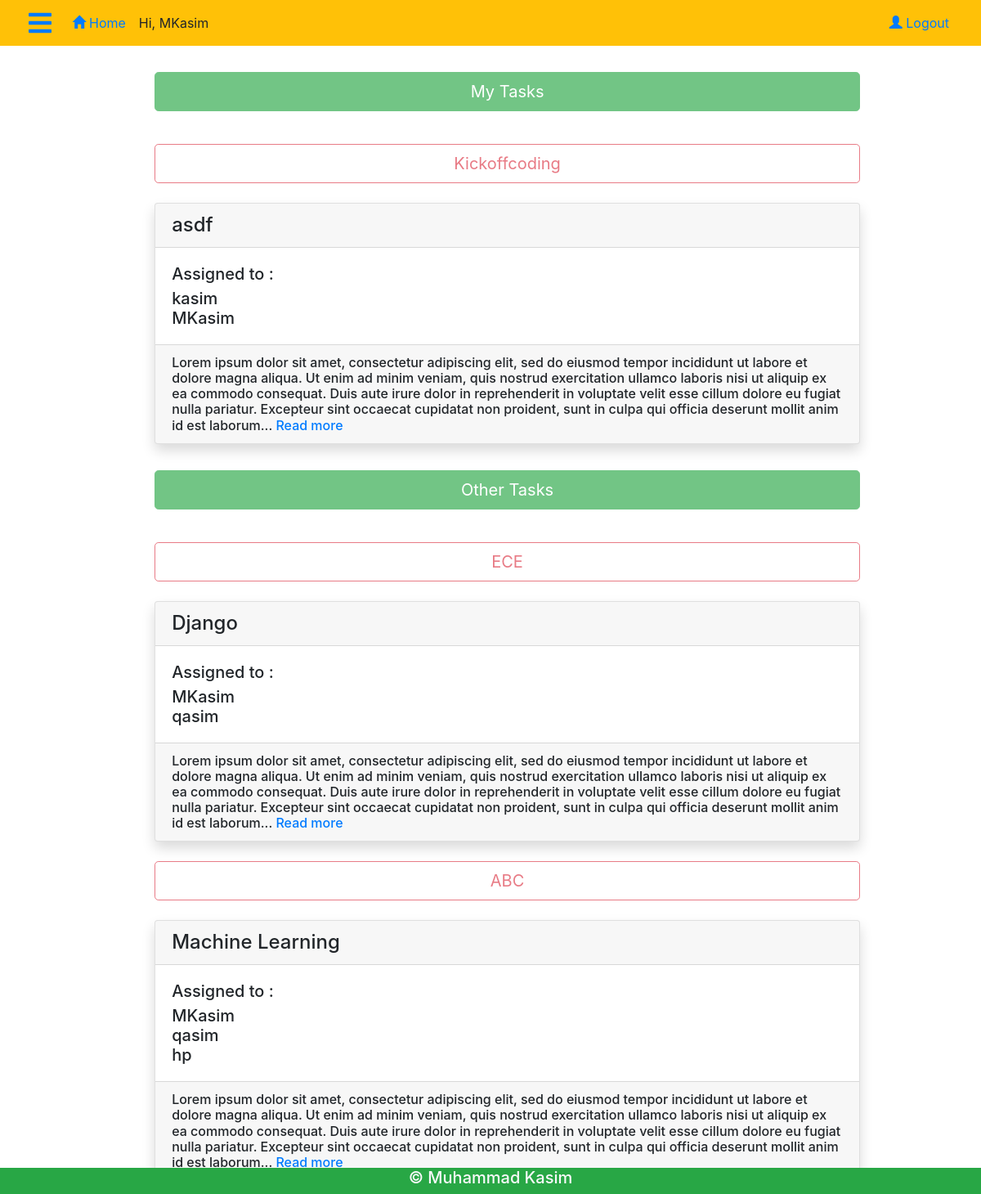
Screenshot of / (signed in) with the database file from the repository.
### tm/models.py (models this page shows, shortened)
class Team(models.Model):
    team_name = models.CharField(max_length=100,unique=True)
    creator = models.ForeignKey(User,on_delete=models.CASCADE)
    members = models.ManyToManyField(User,related_name='members')
    team_url = models.CharField(max_length=400)

class Task(models.Model):
    title_id = models.AutoField(primary_key=True)
    title = models.CharField(max_length=500,unique=True)
    description = models.TextField()
    creator = models.ForeignKey(User,on_delete=models.CASCADE)
    assigned_to = models.ManyToManyField(User,related_name='assignees')
    status = models.CharField(max_length=100)
    team = models.ForeignKey('Team',null=True,on_delete=models.SET_NULL)
    date = models.DateTimeField(auto_now=True)
    task_url = models.CharField(max_length=400)

### tm/views.py (the view)
# urls.py: 2. Add a URL to urlpatterns:  path('', views.home, name='home')
def home(request):
    if not request.user.is_authenticated:
        return redirect('/login/?next=%s' % request.path)
    tasks = Task.objects.filter(creator=request.user).order_by('-date')
    my_tasks = {}
    for task in tasks:
        team = task.team
        team_name = None
        if team is not None:
            team_name = Team.objects.get(id=team.id).team_name
        task_title = task.title
        assigned_to = []
        for user in task.assigned_to.all():
            assigned_to.append(user.username)
        description = task.description
        task_url = task.task_url
        dictionary = {'title':task_title,'assignees':assigned_to, 'description':description, 'url':task_url}
        if team_name == None:
            team_name = "Under No Team"
        if not team_name in my_tasks:
            my_tasks[team_name] = []
        my_tasks[team_name].append(dictionary)
    other_tasks = {}
    team = Team.objects.filter(creator=request.user)
    teams = []
    for x in team:
        teams.append(x.id)
    team = Team.objects.filter(members=request.user)
    for x in team:
        teams.append(x.id)
    for x in teams:
        othertasks = Task.objects.filter(team=x).order_by('-date')
        if othertasks:
            for othertask in othertasks:
                if othertask.creator != request.user:
                    team_name = Team.objects.get(id=x).team_name
                    task_title = othertask.title
                    assigned_to = []
                    for user in othertask.assigned_to.all():
                        assigned_to.append(user.username)
                    description = othertask.description
                    task_url = othertask.task_url
                    dictionary = {'title': task_title, 'assignees': assigned_to, 'description':description, 'url': task_url}
                    if not team_name in other_tasks:
                        other_tasks[team_name] = []
                    other_tasks[team_name].append(dictionary)
    all_task = {'my_tasks':my_tasks,'other_tasks' : other_tasks}
    return render(request, "home.html", {'all_task' : all_task})

### templates/home.html (shortened to what this page needs)
{% extends "base.html" %}
{% block content %}
    <div class="col-md-10 col px-5 pl-md-2 pt-2 main mx-auto h4">
    <div class="row">
    {% for key, value in all_task.items %}
    <div class="col-md-11 offset-md-1"><div class="btn btn-success btn-lg btn-block disabled my-4">
        {% if key == 'my_tasks' %}
            My Tasks
        {% else %}
            Other Tasks
        {% endif %}
    </div></div>
    {% if value %}
        {% for team, tasks in value.items %}
            <div class="col-md-11 offset-md-1"><div class="btn btn-outline-danger btn-lg btn-block disabled my-3">{{ team }}</div></div>
        <div class="col-md-11 offset-md-1">
            {% for task in tasks %}
        	    <div class="card shadow card-block my-2">
            	    <div class="card-header">{{ task.title }}</div>
                	<div class="card-body">
                		<h5 class="card-title">Assigned to : </h5>
                    	<h5 class="card-subtitle">
                        	{% for assigned_to in task.assignees %}
                            	{{ assigned_to }}<br>
                        	{% endfor %}
                    	</h5>
                	</div>
                <div class="card-footer">
                    <p class="card-text h6">
                    	{{ task.description }}...
                        <a href="{{ task.url }}" class="card-link h6">Read more</a>
                	</p>
                </div>
            	</div>
           	{% endfor %}
        </div>
        {% endfor %}
        {% endif %}
        {% endfor %}
    </div>
    </div>
{% endblock content %}

### templates/base.html (shortened to what this page needs)
<!doctype html>
<html lang="en">
    <head>
        <link rel="stylesheet" href="/static/css/bootstrap.min.css">
        <link rel="stylesheet" href="/static/css/glyphicon.css">
        <link rel="stylesheet" href="/static/css/fonts.css">
        <link rel="stylesheet" href="/static/sidebar.css">
    </head>
    <body>
    <nav class="navbar navbar-danger bg-warning navbar-expand-sm sticky-top">
        <div class="container-fluid">
            <ul class="navbar-nav">
                <li class="navbar-item"><a href="#" data-target="#sidebar" data-toggle="collapse" aria-expanded="false"><i class="fas fa-bars fa-2x py-1 p-1"></i></a>&nbsp&nbsp&nbsp</li>
                <li class="navbar-item"><a href="{% url 'home' %}" class="nav-link"><span class="glyphicon glyphicon-home"></span> Home</a></li>
                <li class="navbar-item"><div class="nav-link"> Hi, {{ request.user }}</div></li>
            </ul>
            <ul class="navbar-nav">
                <li class="navbar-item"><a href="{% url 'logout' %}" class="nav-link"><span class="glyphicon glyphicon-user"></span> Logout</a></li>
            </ul>
        </div>
    </nav>
    <div class="container-fluid">
    <div class="row d-flex d-md-block flex-nowrap wrapper">
        {% block content %}
        {% endblock content %}
    </div>
</div>
<div class="page-footer bg-success text-center text-light shadow">
    <div class="footer fixed-bottom bg-success">
        <h5 >© Muhammad Kasim</h5>
    </div>
</div>
    </body>
</html>

### rows the page displays
Team: value "Kickoffcoding"
Task: title "asdf", description "Lorem ipsum dolor sit amet, consectetur adipiscing elit, sed do eiusmod tempor incididunt ut labore et dolore magna aliqua. Ut enim ad minim veniam, quis nostrud exercitation ullamco laboris nisi ut aliquip ex ea commodo consequat. Duis aute irure dolor in reprehenderit in voluptate velit esse cillum dolore eu fugiat nulla pariatur. Excepteur sint occaecat cupidatat non proident, sunt in culpa qui officia deserunt mollit anim id est laborum"
Team: value "ECE"
Task: title "Django", description "Lorem ipsum dolor sit amet, consectetur adipiscing elit, sed do eiusmod tempor incididunt ut labore et dolore magna aliqua. Ut enim ad minim veniam, quis nostrud exercitation ullamco laboris nisi ut aliquip ex ea commodo consequat. Duis aute irure dolor in reprehenderit in voluptate velit esse cillum dolore eu fugiat nulla pariatur. Excepteur sint occaecat cupidatat non proident, sunt in culpa qui officia deserunt mollit anim id est laborum"
Team: value "ABC"
Task: title "Machine Learning", description "Lorem ipsum dolor sit amet, consectetur adipiscing elit, sed do eiusmod tempor incididunt ut labore et dolore magna aliqua. Ut enim ad minim veniam, quis nostrud exercitation ullamco laboris nisi ut aliquip ex ea commodo consequat. Duis aute irure dolor in reprehenderit in voluptate velit esse cillum dolore eu fugiat nulla pariatur. Excepteur sint occaecat cupidatat non proident, sunt in culpa qui officia deserunt mollit anim id est laborum"

### other values shown
{{ request.user }} "MKasim"
{{ assigned_to }} "kasim" "MKasim" "MKasim" "qasim" "MKasim" "qasim" "hp"
